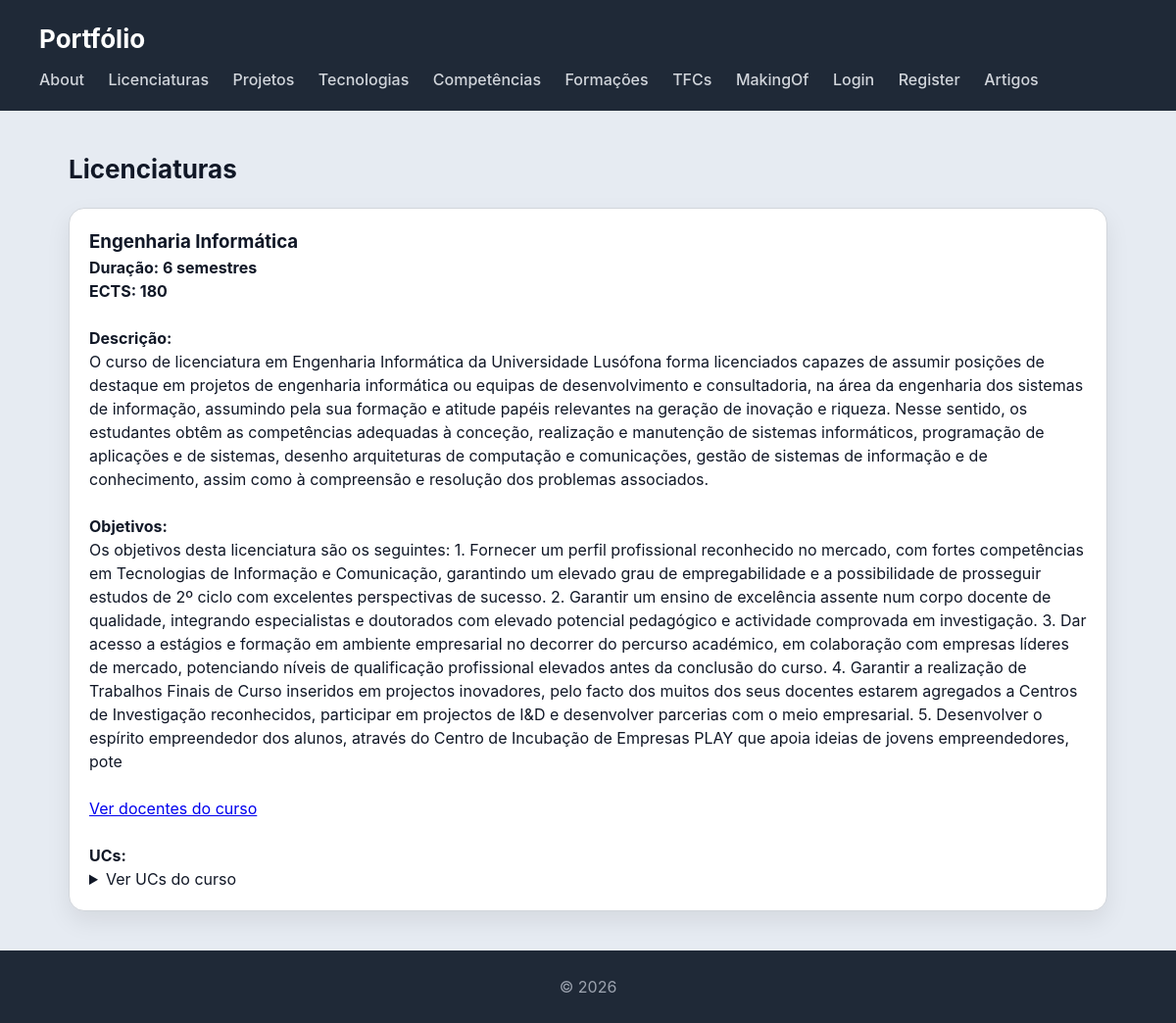
The app's page /licenciaturas/ with its own data.
### portfolio/models.py (models this page shows, shortened)
class Licenciatura(models.Model):
    nome = models.CharField(max_length=100)
    curso_codigo = models.IntegerField()
    semestres = models.IntegerField()
    descricao = models.TextField(blank=True)
    objetivos = models.TextField(blank=True)
    curso_ects = models.IntegerField()
    uc = models.ManyToManyField(UC, related_name="licenciaturas", blank=True)

### portfolio/views.py (the view)
# urls.py: path('licenciaturas/', views.licenciatura_view, name="licenciaturas"),
def licenciatura_view(request):
    licenciaturas = Licenciatura.objects.prefetch_related("uc").all()
    return render(request, "portfolio/licenciatura.html", {"licenciaturas":licenciaturas})

### portfolio/templates/portfolio/licenciatura.html (shortened to what this page needs)
{% extends "portfolio/base.html" %}
{% block content %}
<h2>Licenciaturas</h2>
<section>
    {% for licenciatura in licenciaturas %}
    <article>
        <h3>{{licenciatura.nome}}</h3>
        <h4>Duração: {{licenciatura.semestres}} semestres</h4>
        <h4>ECTS: {{licenciatura.curso_ects}}</h4>
        <br>
        <h4>Descrição:</h4>
        <p>{{ licenciatura.descricao }}</p>
        <br>
        <h4>Objetivos:</h4>
        <p>{{licenciatura.objetivos}}</p>
        <br>
        <a href="{% url 'docentes' licenciatura.id %}">Ver docentes do curso</a>
        <br>
        <br>
        <h4>UCs:</h4>
        <details>
            <summary>Ver UCs do curso</summary>
            {% for uc in licenciatura.uc.all %}
                <br>
            {% endfor %}
        </details>
    </article>
    {% endfor %}
</section>
{% endblock %}

### portfolio/static/portfolio/styles.css (style rules this page uses)
* { box-sizing: border-box; margin: 0; padding: 0; }
body { font-family: "Inter", "Segoe UI", system-ui, -apple-system, sans-serif; background: #e6ebf2; color: #111827; line-height: 1.5; }
h2 { margin-bottom: 20px; font-size: 26px; }
section > article { background: white; padding: 20px; border-radius: 16px; border: 1px solid #d1d5db; box-shadow: 0 10px 25px rgba(0,0,0,0.08); transition: all 0.25s ease; margin-bottom: 20px; }

### records on screen
Licenciatura: nome "Engenharia Informática", semestres "6", curso_ects "180", descricao "O curso de licenciatura em Engenharia Informática da Universidade Lusófona forma licenciados capazes de assumir posições de destaque em projetos de engenharia informática ou equipas de desenvolvimento e consultadoria, na área da engenharia dos sistemas de informação, assumindo pela sua formação e atitude papéis relevantes na geração de inovação e riqueza. Nesse sentido, os estudantes obtêm as competências adequadas à conceção, realização e manutenção de sistemas informáticos, programação de aplicações e de sistemas, desenho arquiteturas de computação e comunicações, gestão de sistemas de informação e de conhecimento, assim como à compreensão e resolução dos problemas associados.", objetivos "Os objetivos desta licenciatura são os seguintes: 1. Fornecer um perfil profissional reconhecido no mercado, com fortes competências em Tecnologias de Informação e Comunicação, garantindo um elevado grau de empregabilidade e a possibilidade de prosseguir estudos de 2º ciclo com excelentes perspectivas de sucesso. 2. Garantir um ensino de excelência assente num corpo docente de qualidade, integrando especialistas e doutorados com elevado potencial pedagógico e actividade comprovada em investigação. 3. Dar acesso a estágios e formação em ambiente empresarial no decorrer do percurso académico, em colaboração com empresas líderes de mercado, potenciando níveis de qualificação profissional…"
